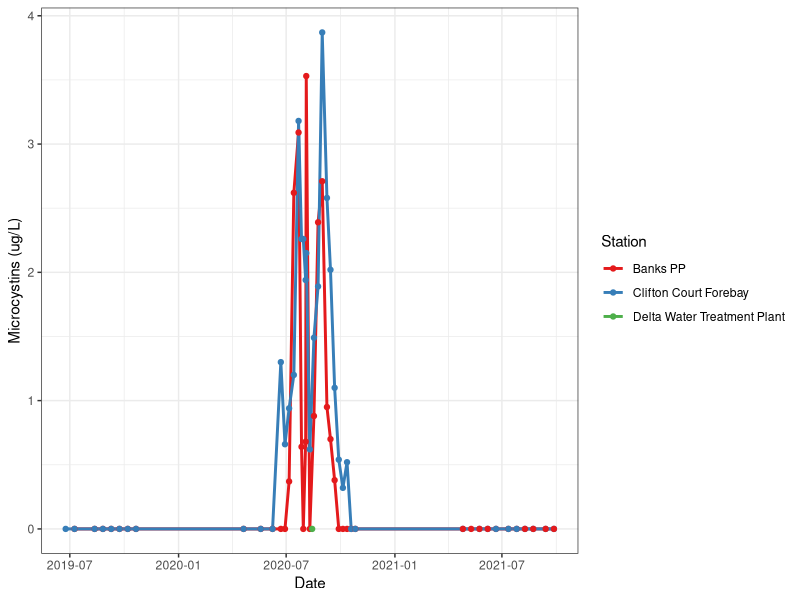
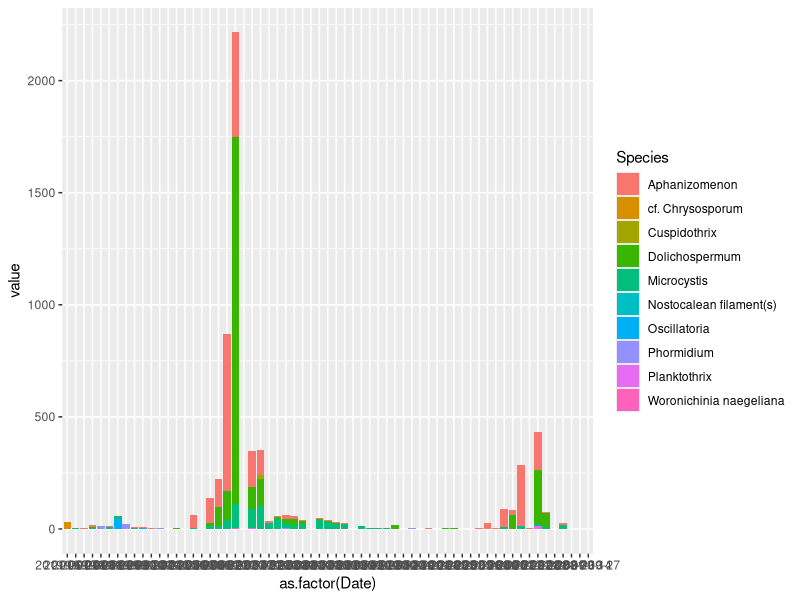

These charts were generated, in order, by the following R code: (Note: this script raises an error after producing the figures.)
library(tidyverse)
library(lubridate)
Toxins = read_csv("data/HABs/ToxinDataDWR2.csv") %>%
  mutate(Date = mdy(Date))
Toxins2 = pivot_wider(Toxins, id_cols = c(Date, Station), names_from = Analyte, 
                      values_from = Result, values_fill = 0) 

ggplot(Toxins2, aes(x = Date, y = MC, color = Station)) + geom_line(size = 1) + geom_point()+
  scale_color_brewer(palette = "Set1")+ ylab("Microcystins (ug/L)") + theme_bw()

library(readxl)
hab_samples <- read_excel("data/HABs/DWR_DFD_Cyanotoxin_results_2021 - JG.xlsx")
unique(hab_samples$`PTOX Species`)
habs = mutate(hab_samples, Species = case_when(
  `PTOX Species` %in% c("Aphanizomenon cf. flos-aquae/klebahnii", 
                        "Aphanizomenon flos-aquae/klebahnii", "cf. Aphanizomenon") ~ "Aphanizomenon",
  `PTOX Species` %in% c("Oscillatoria cf. perornata", "Oscillatorialean filament(s)") ~ "Oscillatoria",
  `PTOX Species` %in% c("cf. Phormidium", "Phormidium/Microcoleus") ~ "Phormidium",
  `PTOX Species` == "cf. Planktothrix" ~ "Planktothrix",
  TRUE ~ `PTOX Species`
), Concentration = parse_number(`units/ml`))
unique(habs$Species)

habs2 = pivot_wider(habs, id_cols = c(Station, Date), names_from = Species, 
                       values_from = Concentration, values_fill = 0, values_fn = sum) %>%
  dplyr::select(!`none observed`) %>%
  pivot_longer(cols = "Aphanizomenon":"cf. Chrysosporum", names_to = "Species") %>%
  filter(!is.na(value))

ggplot(habs2, aes(x = as.factor(Date), y = value, fill = Species)) + geom_bar(stat = "identity")

habs2021 = filter(habs2, year(Date)==2021, Station %in% c("Banks PP", "Clifton Court Forebay"),
                  value !=0) %>%
  mutate(Day = date(Date))

ggplot(habs2021, aes(x = as.factor(Date), y = value, fill = Species)) + geom_col() +
  facet_wrap(~Station)+ scale_fill_manual(breaks = HABcol$Genus, values = HABcol$Color) + theme_bw()+
  theme(axis.text.x = element_text(vjust = 1, hjust = 1, angle = 90))+
  ylab("units present") +xlab(NULL)
  
HABcol = data.frame(Color = brewer.pal(7, "Dark2"),
                    Genus = sort(unique(EMPHAB2$Genus)))


hab_samples = mutate(hab_samples, Result = case_when(
  `Result (ng/mL)` %in% c("ND", "ND*") ~"0",
  TRUE ~ `Result (ng/mL)`
), Result = as.numeric(Result))

toxin3 = group_by(hab_samples, Station, Analyte, Date) %>%
  summarize(result = mean(Result, na.rm = T)) %>%
  mutate(result = case_when(
    is.nan(result) ~ 0,
    TRUE ~ result
  ))

ggplot(toxin3, aes(x = Date, y = result)) + geom_line()
